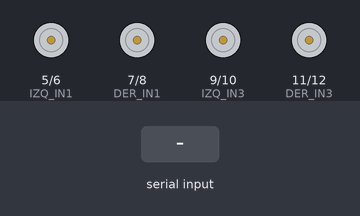
A sketch run on a simulated Arduino Uno, built with avr-gcc and run on an emulated ATmega328P. Shown: motor-driver pin pairs drawn as motors (green arrow = first pin HIGH = forward, orange = second pin HIGH = backward, longer = more drive). The inputs (shaded band) are chosen by the test bench.

Above: at 1.2 s.
1.3 s: "F" received over Serial
At 2.5 s:
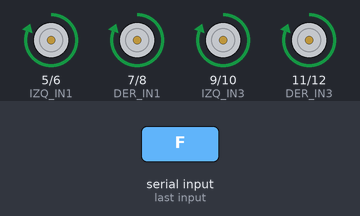
2.8 s: "B" received over Serial
At 3.7 s:
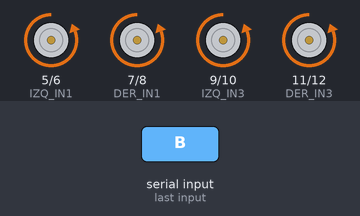
4.3 s: "L" received over Serial
At 4.9 s:
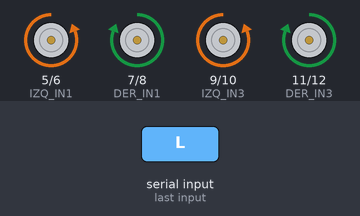
5.8 s: "R" received over Serial
At 7.0 s:
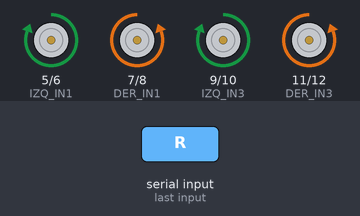
7.3 s: "S" received over Serial
At 8.4 s:
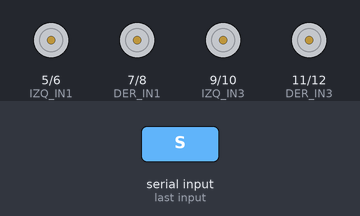
Timing chart, 0 to 9.8 s (numbered marks = the images above; inputs shaded):
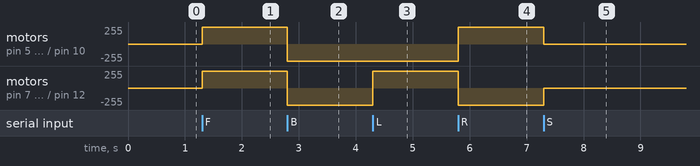

Measured:
- after the input at 1.3 s, motor on pin 5 (IZQ_IN1) / pin 6 (IZQ_IN2), motor on pin 7 (DER_IN1) / pin 8 (DER_IN2), motor on pin 9 (IZQ_IN3) / pin 10 (IZQ_IN4), motor on pin 11 (DER_IN3) / pin 12 (DER_IN4): stopped → forward 255/255 at once
- after the input at 2.8 s, motor on pin 5 (IZQ_IN1) / pin 6 (IZQ_IN2), motor on pin 7 (DER_IN1) / pin 8 (DER_IN2), motor on pin 9 (IZQ_IN3) / pin 10 (IZQ_IN4), motor on pin 11 (DER_IN3) / pin 12 (DER_IN4): forward 255/255 → backward 255/255 at once
- after the input at 4.3 s, motor on pin 7 (DER_IN1) / pin 8 (DER_IN2), motor on pin 11 (DER_IN3) / pin 12 (DER_IN4): backward 255/255 → forward 255/255 at once
- after the input at 5.8 s, motor on pin 5 (IZQ_IN1) / pin 6 (IZQ_IN2), motor on pin 9 (IZQ_IN3) / pin 10 (IZQ_IN4): backward 255/255 → forward 255/255 at once; motor on pin 7 (DER_IN1) / pin 8 (DER_IN2), motor on pin 11 (DER_IN3) / pin 12 (DER_IN4): forward 255/255 → backward 255/255 at once
- after the input at 7.3 s, motor on pin 5 (IZQ_IN1) / pin 6 (IZQ_IN2), motor on pin 9 (IZQ_IN3) / pin 10 (IZQ_IN4): forward 255/255 → stopped at once; motor on pin 7 (DER_IN1) / pin 8 (DER_IN2), motor on pin 11 (DER_IN3) / pin 12 (DER_IN4): backward 255/255 → stopped at once

The sketch:

CodigoFuncional.ino
```cpp
// -------- L298N IZQUIERDO --------
#define IZQ_IN1 5
#define IZQ_IN2 6
#define IZQ_IN3 9
#define IZQ_IN4 10

// -------- L298N DERECHO --------
#define DER_IN1 7
#define DER_IN2 8
#define DER_IN3 11
#define DER_IN4 12

void setup() {

  Serial.begin(9600);

  pinMode(IZQ_IN1, OUTPUT);
  pinMode(IZQ_IN2, OUTPUT);
  pinMode(IZQ_IN3, OUTPUT);
  pinMode(IZQ_IN4, OUTPUT);

  pinMode(DER_IN1, OUTPUT);
  pinMode(DER_IN2, OUTPUT);
  pinMode(DER_IN3, OUTPUT);
  pinMode(DER_IN4, OUTPUT);

  parar();
}

void loop() {

  if (Serial.available()) {

    char dato = Serial.read();

    switch (dato) {

      case 'F':
        adelante();
        break;

      case 'B':
        atras();
        break;

      case 'L':
        izquierda();
        break;

      case 'R':
        derecha();
        break;

      case 'S':
        parar();
        break;
    }
  }
}

//================ MOVIMIENTOS ================

void adelante() {

  digitalWrite(IZQ_IN1, HIGH);
  digitalWrite(IZQ_IN2, LOW);
  digitalWrite(IZQ_IN3, HIGH);
  digitalWrite(IZQ_IN4, LOW);

  digitalWrite(DER_IN1, HIGH);
  digitalWrite(DER_IN2, LOW);
  digitalWrite(DER_IN3, HIGH);
  digitalWrite(DER_IN4, LOW);
}

void atras() {

  digitalWrite(IZQ_IN1, LOW);
  digitalWrite(IZQ_IN2, HIGH);
  digitalWrite(IZQ_IN3, LOW);
  digitalWrite(IZQ_IN4, HIGH);

  digitalWrite(DER_IN1, LOW);
  digitalWrite(DER_IN2, HIGH);
  digitalWrite(DER_IN3, LOW);
  digitalWrite(DER_IN4, HIGH);
}

void izquierda() {

  digitalWrite(IZQ_IN1, LOW);
  digitalWrite(IZQ_IN2, HIGH);
  digitalWrite(IZQ_IN3, LOW);
  digitalWrite(IZQ_IN4, HIGH);

  digitalWrite(DER_IN1, HIGH);
  digitalWrite(DER_IN2, LOW);
  digitalWrite(DER_IN3, HIGH);
  digitalWrite(DER_IN4, LOW);
}

void derecha() {

  digitalWrite(IZQ_IN1, HIGH);
  digitalWrite(IZQ_IN2, LOW);
  digitalWrite(IZQ_IN3, HIGH);
  digitalWrite(IZQ_IN4, LOW);

  digitalWrite(DER_IN1, LOW);
  digitalWrite(DER_IN2, HIGH);
  digitalWrite(DER_IN3, LOW);
  digitalWrite(DER_IN4, HIGH);
}

void parar() {

  digitalWrite(IZQ_IN1, LOW);
  digitalWrite(IZQ_IN2, LOW);
  digitalWrite(IZQ_IN3, LOW);
  digitalWrite(IZQ_IN4, LOW);

  digitalWrite(DER_IN1, LOW);
  digitalWrite(DER_IN2, LOW);
  digitalWrite(DER_IN3, LOW);
  digitalWrite(DER_IN4, LOW);
}
```
